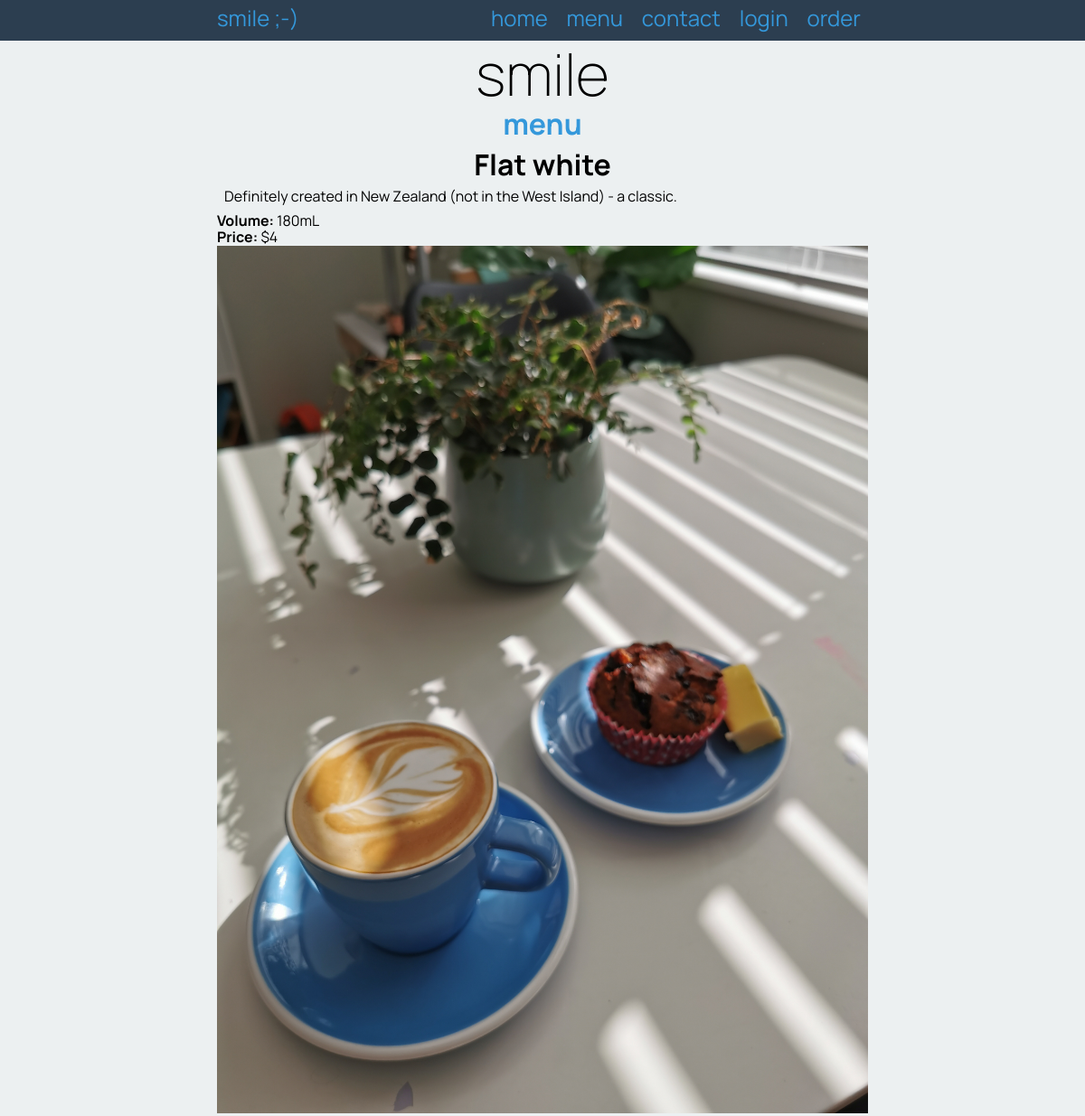
Screenshot of /item/1/1 with the database file from the repository.
### tables this page shows
CREATE TABLE "product" (
	"id"	INTEGER,
	"name"	varchar(30),
	"description"	varchar(300),
	"volume"	char(6),
	"filename"	varchar(30),
	"price"	decimal(5, 2),
	"cat_id"	INTEGER,
	PRIMARY KEY("id" AUTOINCREMENT)
);

### app.py (the view)
@app.route('/item/<cat_id>/<item_id>', methods=["GET", "POST"])
def render_item_page(cat_id, item_id):
    query = "SELECT name, description, volume, price, filename, id FROM product WHERE id = ?"
    conn = create_connection(DATABASE)
    cur = conn.cursor()
    cur.execute(query, (item_id, ))
    coffee = cur.fetchall()[0]
    conn.close()
    return render_template('item.html', drink=coffee, cat_id=cat_id, logged_in=is_logged_in(), ordering = is_ordering())

### app.py (called while the page is built)
def create_connection(db_file):
    try:
        connection = sqlite3.connect(db_file)
        return connection
    except sqlite3.Error as e:
        print(e)
    return None

def is_logged_in():
    if session.get("user_name") is None:
        print("Not logged in")
        return False
    else:
        print("Logged in")
        return True

def is_ordering():
    if session.get("order") is None:
        print("Not ordering")
        return False
    else:
        print("Ordering")
        return True

### templates/item.html (shortened to what this page needs)
{% extends "base.html" %}
{% block pageheading %}<a href="/menu/{{ cat_id }}">menu</a>{% endblock %}
{% block main %}
    <div>
        <h3>{{ drink[0] }}</h3>
        <p class="product-box-info">{{ drink[1] }}</p>
        <p><strong>Volume: </strong>{{ drink[2] }}</p>
        <p><strong>Price: </strong>${{ drink[3] }}</p>
        <p><img src="/static/images/{{ drink[4] }}.jpg" /></p>
    </div>
{% endblock %}

### static/style.css (style rules this page uses)
* { font-family: 'Manrope', sans-serif; padding: 0; margin: 0; box-sizing: border-box; }
body { background-color: rgba(236, 240, 241, 1.0); }
img { max-width: 100%; }
a, a:visited { color: rgba(52, 152, 219, 1.0); text-decoration: none; }
.product-box-info { padding: 0.5rem; }
h3 { font-size: 2em; text-align: center; }

### rows the page displays
product: name "Flat white", description "Definitely created in New Zealand (not in the West Island) - a classic.", volume "180mL", price "4", filename (picture)
